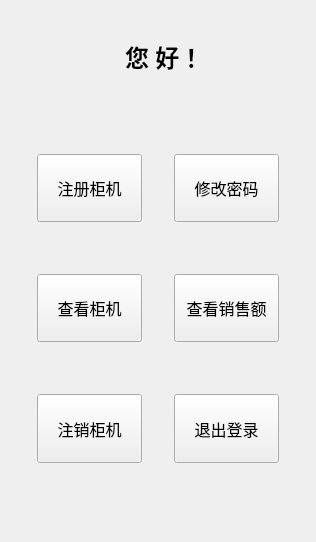
      <widget class="QWidget" name="page_main_interface">
       <layout class="QVBoxLayout" name="verticalLayout_4" stretch="1,2,3,3,2,3,2,3,3">
        <item>
         <spacer name="verticalSpacer_13">
          <property name="orientation">
           <enum>Qt::Vertical</enum>
          </property>
          <property name="sizeHint" stdset="0">
           <size>
            <width>28</width>
            <height>30</height>
           </size>
          </property>
         </spacer>
        </item>
        <item>
         <widget class="QLabel" name="label_8">
          <property name="sizePolicy">
           <sizepolicy hsizetype="Expanding" vsizetype="Expanding">
            <horstretch>0</horstretch>
            <verstretch>0</verstretch>
           </sizepolicy>
          </property>
          <property name="font">
           <font>
            <family>楷体</family>
            <pointsize>18</pointsize>
            <weight>75</weight>
            <bold>true</bold>
           </font>
          </property>
          <property name="text">
           <string>  您 好！</string>
          </property>
          <property name="alignment">
           <set>Qt::AlignCenter</set>
          </property>
         </widget>
        </item>
        <item>
         <spacer name="verticalSpacer_9">
          <property name="orientation">
           <enum>Qt::Vertical</enum>
          </property>
          <property name="sizeHint" stdset="0">
           <size>
            <width>28</width>
            <height>97</height>
           </size>
          </property>
         </spacer>
        </item>
        <item>
         <layout class="QHBoxLayout" name="horizontalLayout_9" stretch="1,4,1,4,1">
          <item>
           <spacer name="horizontalSpacer_20">
            <property name="orientation">
             <enum>Qt::Horizontal</enum>
            </property>
            <property name="sizeHint" stdset="0">
             <size>
              <width>40</width>
              <height>20</height>
             </size>
            </property>
           </spacer>
          </item>
          <item>
           <widget class="QPushButton" name="pushButton_reg_machine">
            <property name="sizePolicy">
             <sizepolicy hsizetype="Expanding" vsizetype="Expanding">
              <horstretch>0</horstretch>
              <verstretch>0</verstretch>
             </sizepolicy>
            </property>
            <property name="font">
             <font>
              <family>楷体</family>
              <pointsize>12</pointsize>
             </font>
            </property>
            <property name="text">
             <string>注册柜机</string>
            </property>
           </widget>
          </item>
          <item>
           <spacer name="horizontalSpacer_21">
            <property name="orientation">
             <enum>Qt::Horizontal</enum>
            </property>
            <property name="sizeHint" stdset="0">
             <size>
              <width>40</width>
              <height>20</height>
             </size>
            </property>
           </spacer>
          </item>
          <item>
           <widget class="QPushButton" name="pushButton_change_passwd">
            <property name="sizePolicy">
             <sizepolicy hsizetype="Expanding" vsizetype="Expanding">
              <horstretch>0</horstretch>
              <verstretch>0</verstretch>
             </sizepolicy>
            </property>
            <property name="font">
             <font>
              <family>楷体</family>
              <pointsize>12</pointsize>
             </font>
            </property>
            <property name="text">
             <string>修改密码</string>
            </property>
           </widget>
          </item>
          <item>
           <spacer name="horizontalSpacer_22">
            <property name="orientation">
             <enum>Qt::Horizontal</enum>
            </property>
            <property name="sizeHint" stdset="0">
             <size>
              <width>40</width>
              <height>20</height>
             </size>
            </property>
           </spacer>
          </item>
         </layout>
        </item>
        <item>
         <spacer name="verticalSpacer_12">
          <property name="orientation">
           <enum>Qt::Vertical</enum>
          </property>
          <property name="sizeHint" stdset="0">
           <size>
            <width>20</width>
            <height>81</height>
           </size>
          </property>
         </spacer>
        </item>
        <item>
         <layout class="QHBoxLayout" name="horizontalLayout_8" stretch="1,4,1,4,1">
          <item>
           <spacer name="horizontalSpacer_17">
            <property name="orientation">
             <enum>Qt::Horizontal</enum>
            </property>
            <property name="sizeHint" stdset="0">
             <size>
              <width>40</width>
              <height>20</height>
             </size>
            </property>
           </spacer>
          </item>
          <item>
           <widget class="QPushButton" name="pushButton_check_machine">
            <property name="sizePolicy">
             <sizepolicy hsizetype="Expanding" vsizetype="Expanding">
              <horstretch>0</horstretch>
              <verstretch>0</verstretch>
             </sizepolicy>
            </property>
            <property name="font">
             <font>
              <family>楷体</family>
              <pointsize>12</pointsize>
             </font>
            </property>
            <property name="text">
             <string>查看柜机</string>
            </property>
           </widget>
          </item>
          <item>
           <spacer name="horizontalSpacer_18">
            <property name="orientation">
             <enum>Qt::Horizontal</enum>
            </property>
            <property name="sizeHint" stdset="0">
             <size>
              <width>40</width>
              <height>20</height>
             </size>
            </property>
           </spacer>
          </item>
          <item>
           <widget class="QPushButton" name="pushButton_check_sale">
            <property name="sizePolicy">
             <sizepolicy hsizetype="Expanding" vsizetype="Expanding">
              <horstretch>0</horstretch>
              <verstretch>0</verstretch>
             </sizepolicy>
            </property>
            <property name="font">
             <font>
              <family>楷体</family>
              <pointsize>12</pointsize>
             </font>
            </property>
            <property name="text">
             <string>查看销售额</string>
            </property>
           </widget>
          </item>
          <item>
           <spacer name="horizontalSpacer_19">
            <property name="orientation">
             <enum>Qt::Horizontal</enum>
            </property>
            <property name="sizeHint" stdset="0">
             <size>
              <width>40</width>
              <height>20</height>
             </size>
            </property>
           </spacer>
          </item>
         </layout>
        </item>
        <item>
         <spacer name="verticalSpacer_14">
          <property name="orientation">
           <enum>Qt::Vertical</enum>
          </property>
          <property name="sizeHint" stdset="0">
           <size>
            <width>20</width>
            <height>81</height>
           </size>
          </property>
         </spacer>
        </item>
        <item>
         <layout class="QHBoxLayout" name="horizontalLayout_18" stretch="1,4,1,4,1">
          <item>
           <spacer name="horizontalSpacer_39">
            <property name="orientation">
             <enum>Qt::Horizontal</enum>
            </property>
            <property name="sizeHint" stdset="0">
             <size>
              <width>40</width>
              <height>20</height>
             </size>
            </property>
           </spacer>
          </item>
          <item>
           <widget class="QPushButton" name="pushButton_delete_machine">
            <property name="sizePolicy">
             <sizepolicy hsizetype="Expanding" vsizetype="Expanding">
              <horstretch>0</horstretch>
              <verstretch>0</verstretch>
             </sizepolicy>
            </property>
            <property name="font">
             <font>
              <family>楷体</family>
              <pointsize>12</pointsize>
             </font>
            </property>
            <property name="text">
             <string>注销柜机</string>
            </property>
           </widget>
          </item>
          <item>
           <spacer name="horizontalSpacer_23">
            <property name="orientation">
             <enum>Qt::Horizontal</enum>
            </property>
            <property name="sizeHint" stdset="0">
             <size>
              <width>40</width>
              <height>20</height>
             </size>
            </property>
           </spacer>
          </item>
          <item>
           <widget class="QPushButton" name="pushButton_logout">
            <property name="sizePolicy">
             <sizepolicy hsizetype="Expanding" vsizetype="Expanding">
              <horstretch>0</horstretch>
              <verstretch>0</verstretch>
             </sizepolicy>
            </property>
            <property name="font">
             <font>
              <family>楷体</family>
              <pointsize>12</pointsize>
             </font>
            </property>
            <property name="text">
             <string>退出登录</string>
            </property>
           </widget>
          </item>
          <item>
           <spacer name="horizontalSpacer_41">
            <property name="orientation">
             <enum>Qt::Horizontal</enum>
            </property>
            <property name="sizeHint" stdset="0">
             <size>
              <width>40</width>
              <height>20</height>
             </size>
            </property>
           </spacer>
          </item>
         </layout>
        </item>
        <item>
         <spacer name="verticalSpacer_21">
          <property name="orientation">
           <enum>Qt::Vertical</enum>
          </property>
          <property name="sizeHint" stdset="0">
           <size>
            <width>20</width>
            <height>81</height>
           </size>
          </property>
         </spacer>
        </item>
       </layout>
      </widget>
